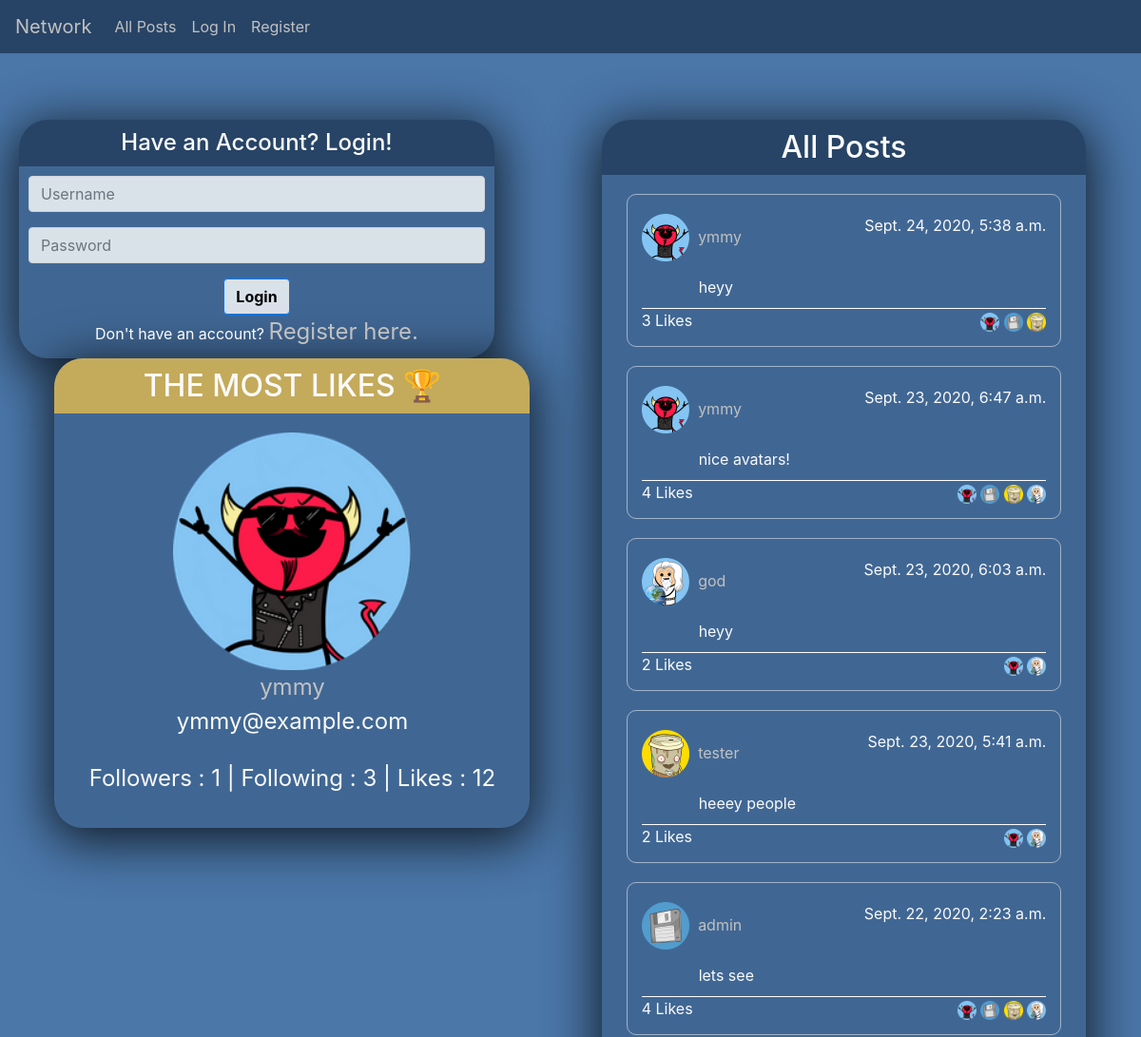
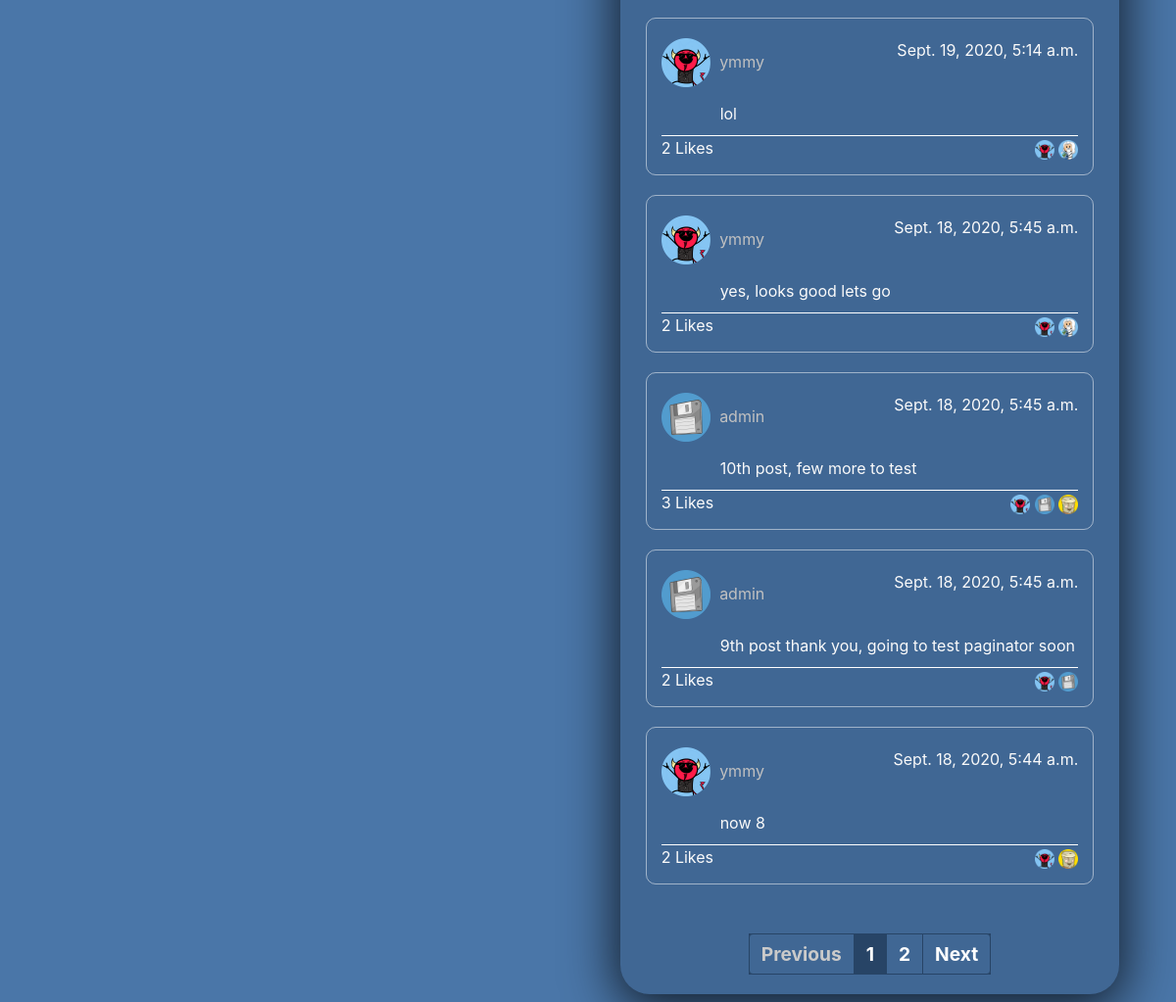
The app's page /, older data (2 pictures, top to bottom).
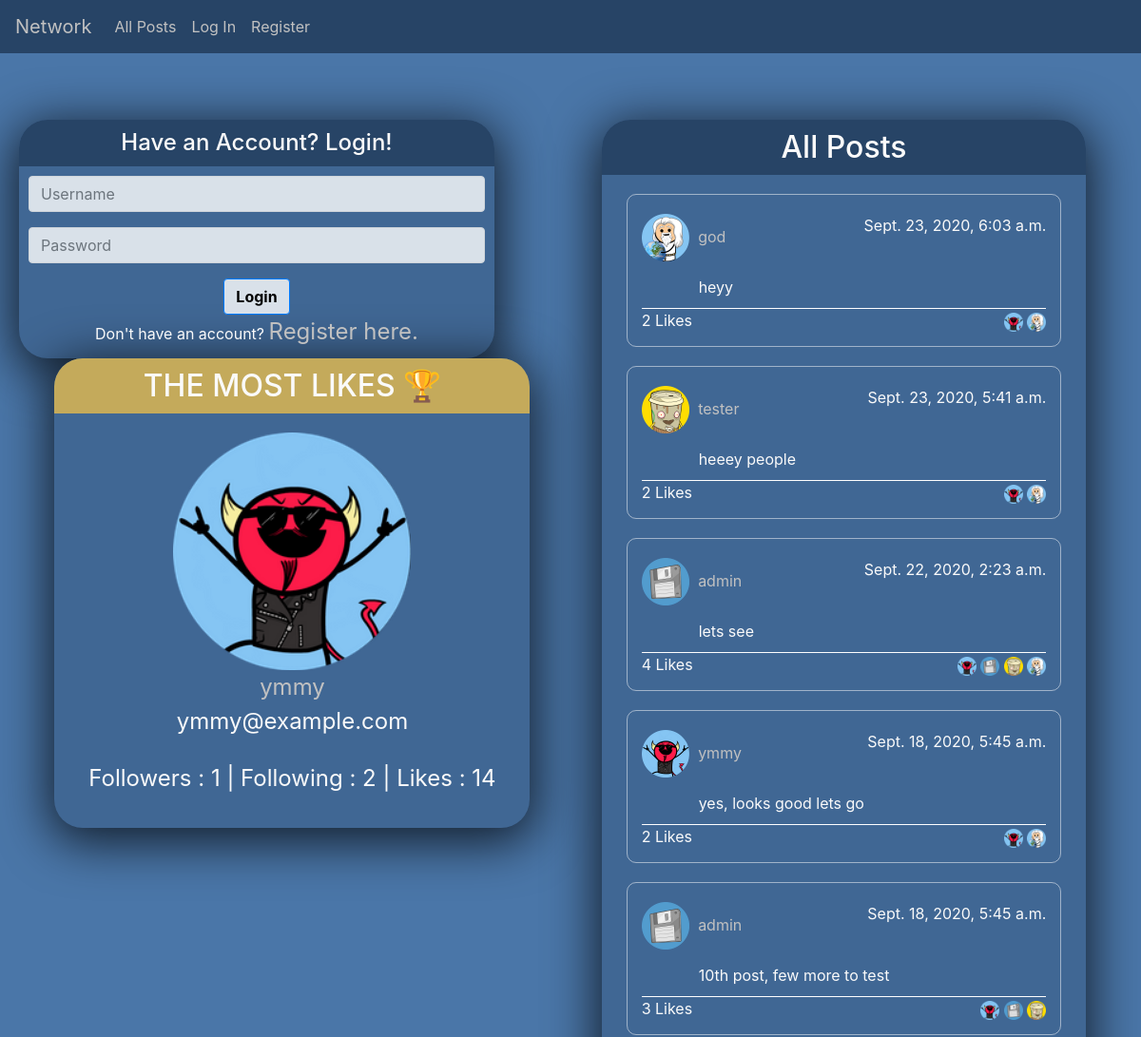
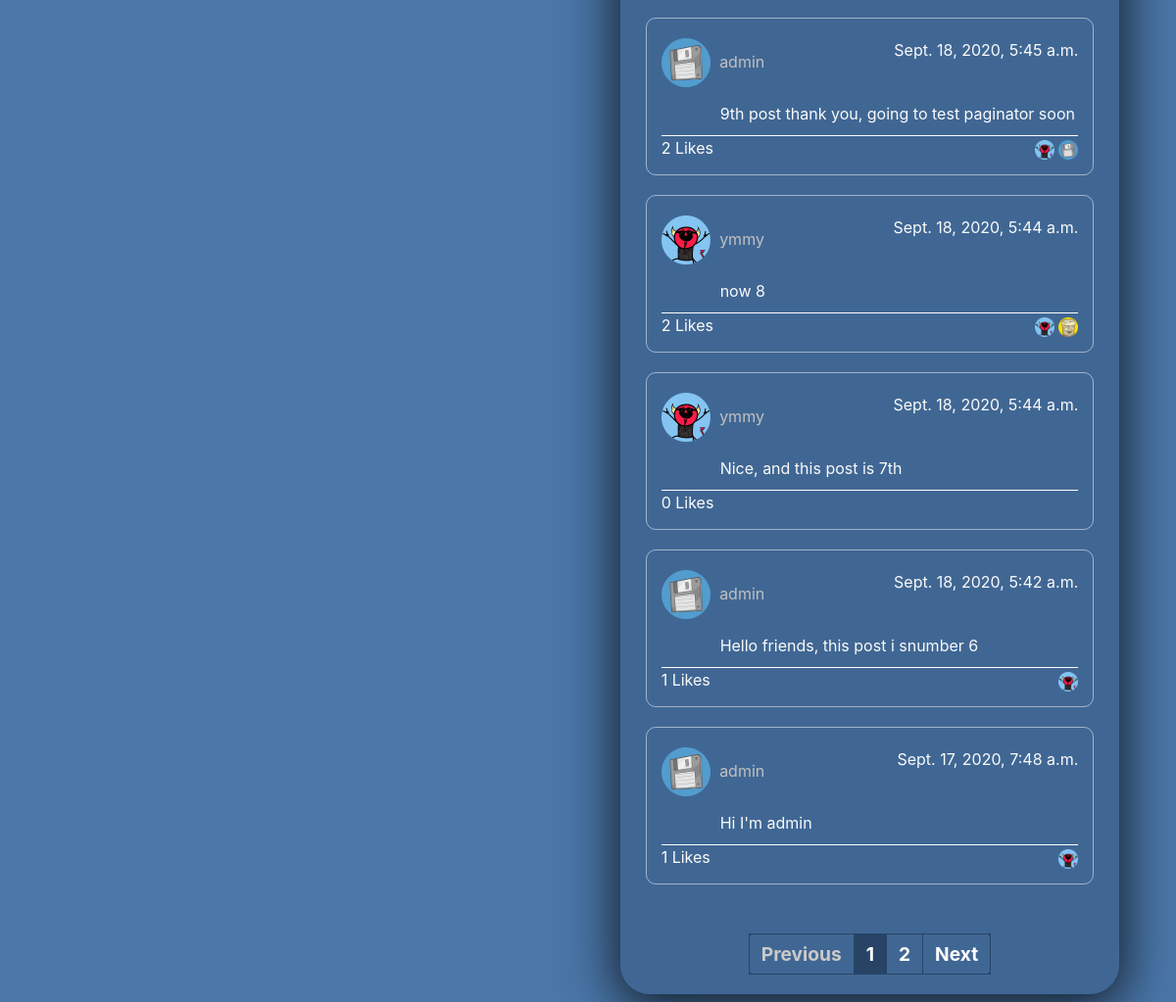
The same page, newer data (2 pictures, top to bottom).
### network/models.py (models this page shows)
class User(AbstractUser):
    avatar = models.TextField(default="avatar_bucket.png")
    like_count = models.PositiveSmallIntegerField(default=0, blank=True, null=True)
    followers = models.ManyToManyField("User", related_name="followers_id")
    following = models.ManyToManyField("User", related_name="following_id")
    pass

class Post(models.Model):
    username = models.ForeignKey("User", on_delete=models.CASCADE, related_name="user")
    like_count = models.PositiveSmallIntegerField(default=0, blank=True, null=True)
    liked_user_count = models.ManyToManyField("Post", related_name="liked_id")
    body = models.TextField(blank=True)
    timestamp = models.DateTimeField(auto_now_add=True)

### network/views.py (the view)
# urls.py: path("", views.index, name="index"),
def index(request):
    posts = Post.objects.all().order_by("-timestamp").all()
    users = User.objects.all()
    topuser = User.objects.all().order_by("-like_count").first()
    liked = Post.objects.filter(
            liked_user_count=request.user.id
        ).all().values()
    liked_posts = []
    for i in range(len(liked)):
        liked_posts.append(liked[i]["id"])
    following = User.objects.filter(
            followers=request.user.id
        ).all().values()
    following_users = []
    for i in range(len(following)):
        following_users.append(following[i]["id"])
    paginator = Paginator(posts, 10)
    page_number = request.GET.get('page')
    page_obj = paginator.get_page(page_number)
    return render(request, "network/index.html", {'posts': posts, "users": users,'page_obj': page_obj, 'liked_posts': liked_posts, 'following_users' : following_users, "topuser": topuser})

### network/templates/network/index.html (shortened to what the changed rows need)
{% extends "network/layout.html" %}
{% block body %}
<section id="index">
    <div class="card-container">
        {% if user.is_authenticated %}
        <div class="profile-card">
            <h2>Profile</h2>
            <img id="profile_avatar" src="../../static/network/img/avatars/{{ user.avatar }}" alt=""> <br>
            <a href="/profile/{{ user.id }}"> {{ user.username }} </a> <br>
            <p class="email">{{ user.email }}</p> <br>
            <p class="count">Followers&nbsp;:&nbsp;{{ user.followers.count }} | Following&nbsp;:&nbsp;{{ user.following.count }} | Likes&nbsp;:&nbsp;{{ user.like_count }}</p><br>
        </div>
        {% else %}
        <div id="login">
            <h2>Have an Account? Login!</h2>
        </div>
        {% endif %}
        <div class="profile-card leader2">
            <h2>THE MOST LIKES 🏆</h2>
            <img id="profile_avatar" src="../../static/network/img/avatars/{{ topuser.avatar }}" alt=""> <br>
            <a href="/profile/{{ topuser.id }}"> {{ topuser.username }} </a> <br>
            <p class="email">{{ topuser.email }}</p> <br>
            <p class="count">Followers&nbsp;:&nbsp;{{ topuser.followers.count }} | Following&nbsp;:&nbsp;{{ topuser.following.count }} | Likes&nbsp;:&nbsp;{{ topuser.like_count }}</p><br>
        </div>
    </div>
    <div class="posts_container">
        <div class="posts">
            <h2>All Posts</h2>
            {% for post in page_obj %}
            <div class="post">
                <div class="top-info">
                    <div class="poster-info">
                        {% for profile in users %}
                            {% if post.username_id == profile.id  %}
                                <a href="/profile/{{ profile.id }}">
                                    <img src="../../static/network/img/avatars/{{ profile.avatar }}" alt="">
                                </a>
                            {% endif %}
                        {% endfor %}
                        <a class="profile_link" href="/profile/{{ post.username_id }}"> {{ post.username }} </a>
                    </div>
                    <div class="poster-timestamp">
                        <p>{{ post.timestamp }}</p>
                    </div>
                </div>
                <div class="middle-info">
                    <p class="post_body" style="display: block;">{{ post.body }}</p>
                </div>
                <div class="bottom-info">
                    <div class="like-info">
                        <span id="like_for_{{ post.id }}">{{ post.liked_user_count.all.count }}</span>
                        {% if user.is_authenticated %}
                            {% if post.id in liked_posts %}
                                <button class="unlike_button" data-page = "{{ post.id }}"><i class="fas fa-heart"></i></button>
                            {% else %}
                                <button class="like_button" data-page = "{{ post.id }}"><i class="far fa-heart"></i></button>
                            {% endif %}
                        {% else %}
                        <span>Likes</span>
                        {% endif %}
                    </div>
                    <div id="like_avatars_{{ post.id }}">
                        {% for liked in post.liked_user_count.all %}
                            {% for profile in users %}
                                {% if liked.id == profile.id  %}
                                    <a href="/profile/{{ profile.id }}">
                                        <img width="20px" src="../../static/network/img/avatars/{{ profile.avatar }}" alt="">
                                    </a>
                                {% endif %}
                            {% endfor %}
                        {% endfor %}
                    </div>
                </div>
            </div>
            {% endfor %}
            <nav aria-label="Page navigation example">
                <ul class="paginator">
                    {% for page in page_obj.paginator.page_range %}
                    {% if page == page_obj.number %}
                        <li class="page-item"><a class="page-link active-link" href="?page={{ page }}">{{ page }}</a></li>
                    {% else %}
                        <li class="page-item"><a class="page-link" href="?page={{ page }}">{{ page }}</a></li>
                    {% endif %}
                    {% endfor %}
                </ul>
            </nav>
        </div>
    </div>
</section>
    {% endblock %}

Row changes from the older to the newer data that the page shows:
removed Post: username "ymmy", timestamp "Sept. 24, 2020, 5:38 a.m.", body "heyy", liked_user_count.all.count "3", User (avatar (picture)), User (avatar (picture)), User (avatar (picture)), shown under "All Posts"
removed Post: username "ymmy", timestamp "Sept. 23, 2020, 6:47 a.m.", body "nice avatars!", liked_user_count.all.count "4", User (avatar (picture)), User (avatar (picture)), User (avatar (picture)), User (avatar (picture)), shown under "All Posts"
removed Post: username "ymmy", timestamp "Sept. 19, 2020, 5:14 a.m.", body "lol", liked_user_count.all.count "2", User (avatar (picture)), User (avatar (picture)), shown under "All Posts"
changed User "ymmy": following.count "3" → "2"; like_count "12" → "14"
now on this page (row unchanged): Post: username "ymmy", timestamp "Sept. 18, 2020, 5:44 a.m.", body "Nice, and this post is 7th", liked_user_count.all.count "0", User (avatar (picture)), shown under "All Posts"
now on this page (row unchanged): Post: username "admin", timestamp "Sept. 18, 2020, 5:42 a.m.", body "Hello friends, this post i snumber 6", liked_user_count.all.count "1", User (avatar (picture)), User (avatar (picture)), shown under "All Posts"
now on this page (row unchanged): Post: username "admin", timestamp "Sept. 17, 2020, 7:48 a.m.", body "Hi I'm admin", liked_user_count.all.count "1", User (avatar (picture)), User (avatar (picture)), shown under "All Posts"
